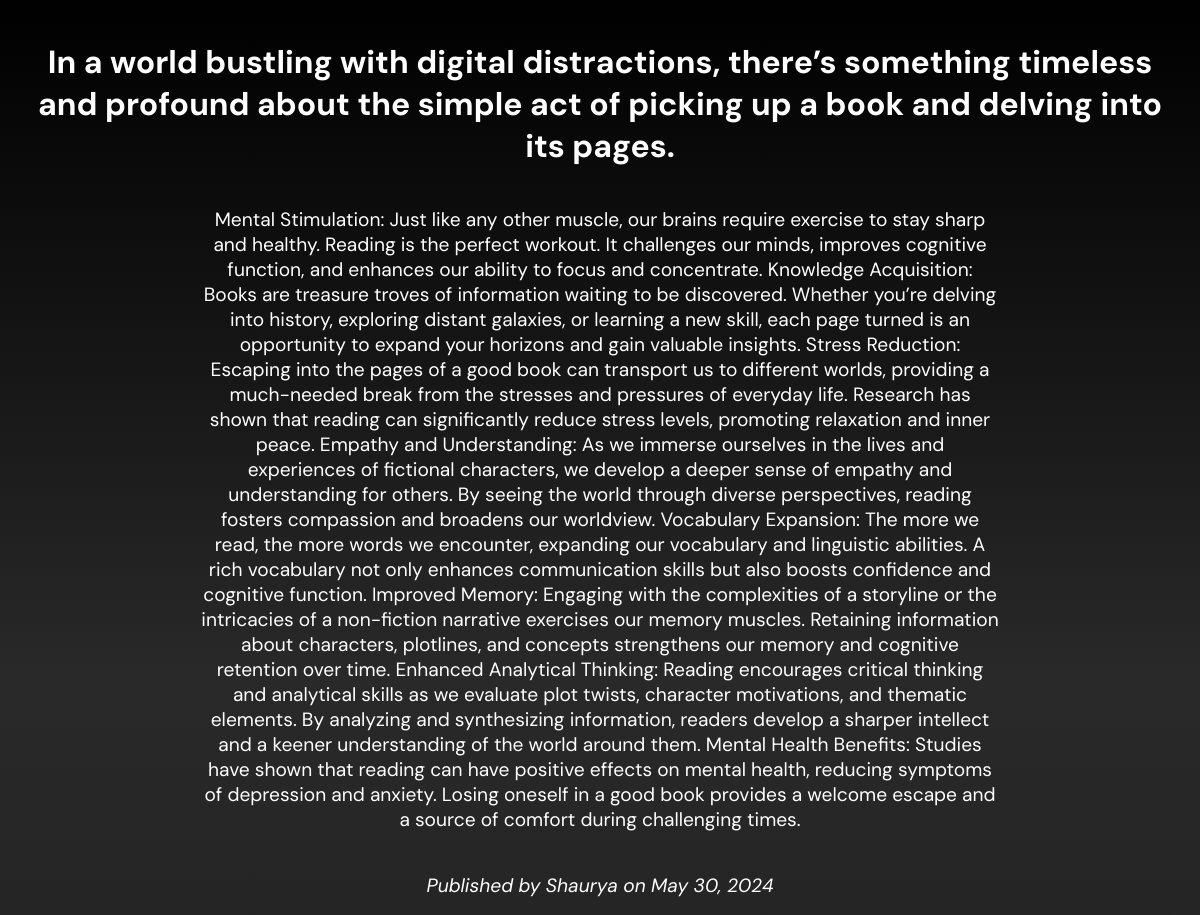
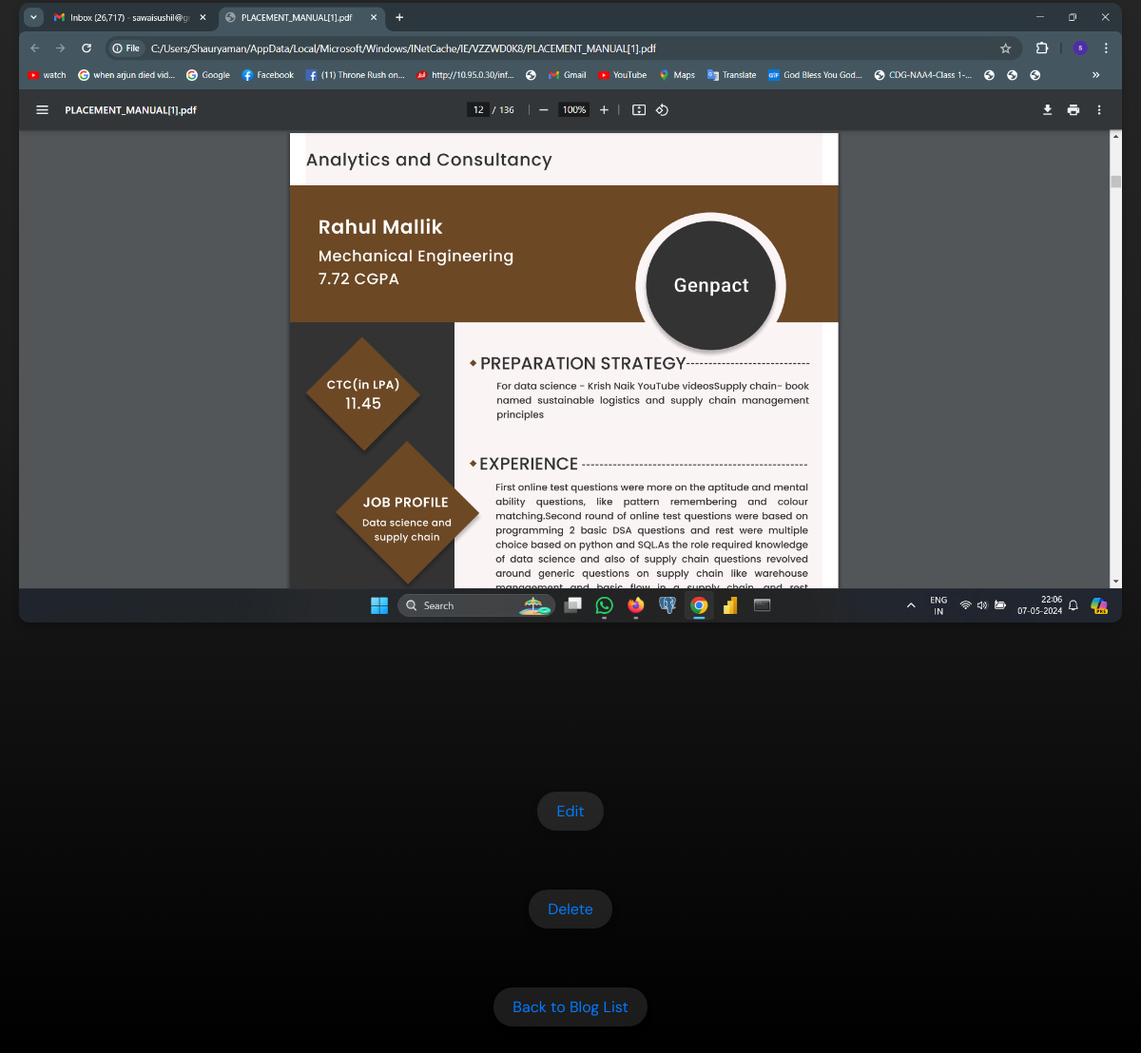
/blog/4/ (signed in), run on the app's committed database (2 pictures, top to bottom).
### blog/models.py (models this page shows, shortened)
class Blog(models.Model):
    title = models.CharField(max_length=200)
    heading = models.CharField(max_length=200)
    content = models.TextField()
    image = models.ImageField(upload_to='images/')
    publisher = models.CharField(max_length=100)
    date_published = models.DateField(auto_now_add=True)

### blog/views.py (the view)
# urls.py: path('<int:pk>/', views.blog_detail, name='blog_detail'),
@login_required
def blog_detail(request, pk):
    blog = get_object_or_404(Blog, pk=pk)
    return render(request, 'blog/blog_detail.html', {'blog': blog})

### blog/templates/blog/blog_detail.html (shortened to what this page needs)
<!DOCTYPE html>
<html>
<head>
</head>
<body>
    <h1>{{ blog.heading }}</h1>
    <p>{{ blog.content }}</p>
    <br>
    <p1>Published by {{ blog.publisher }} on {{ blog.date_published }}</p1>
    <img src="{{ blog.image }}"  style="max-width: 100%; height: auto;">
    <br>
    <br>
    <br>
    <br>
    <br>
    <br>
    <br>
    <br>
    <a href="{% url 'blog_edit' blog.pk %}">Edit</a>
        <br>
        <br>
        <a href="{% url 'blog_delete' blog.pk %}" onclick="return confirm('Are you sure you want to delete this blog?')">Delete</a>
    <br>
    <br>
    <a href="{% url 'blog_list' %}">Back to Blog List</a>
</body>
</html>

### blog/templates/blog/blog_detail.html (style rules this page uses)
*, *::before, *::after { box-sizing: border-box; }
body { background: linear-gradient(#000000, #292929, #1e1e1e, #000000); color: #ffffff; font-family: DM Sans, Arial, sans-serif; margin: 0; padding: 20px; display: flex; flex-direction: column; align-items: center; justify-content: center; min-height: 100vh; box-sizing: border-box; }
h1 { text-align: center; margin-bottom: 20px; }
p, p1 { margin-bottom: 20px; max-width: 800px; text-align: center; font-size: 1.2em; }
p1 { display: block; font-style: italic; }
img { display: block; margin: 0 auto; border-radius: 10px; box-shadow: 0 4px 8px rgba(0, 0, 0, 0.2); }
a { color: #007BFF; text-decoration: none; display: block; text-align: center; margin: 10px 0; padding: 10px 20px; background: rgba(255, 255, 255, 0.1); border-radius: 20px; box-shadow: 0 4px 8px rgba(0, 0, 0, 0.1); transition: background 0.3s ease, color 0.3s ease; }

### data on the page
Blog: heading "In a world bustling with digital distractions, there’s something timeless and profound about the simple act of picking up a book and delving into its pages.", content "Mental Stimulation: Just like any other muscle, our brains require exercise to stay sharp and healthy. Reading is the perfect workout. It challenges our minds, improves cognitive function, and enhances our ability to focus and concentrate. Knowledge Acquisition: Books are treasure troves of information waiting to be discovered. Whether you’re delving into history, exploring distant galaxies, or learning a new skill, each page turned is an opportunity to expand your horizons and gain valuable insights. Stress Reduction: Escaping into the pages of a good book can transport us to different worlds, providing a much-needed break from the stresses and pressures of everyday life. Research has…", publisher "Shaurya", date_published "May 30, 2024", image (picture)
